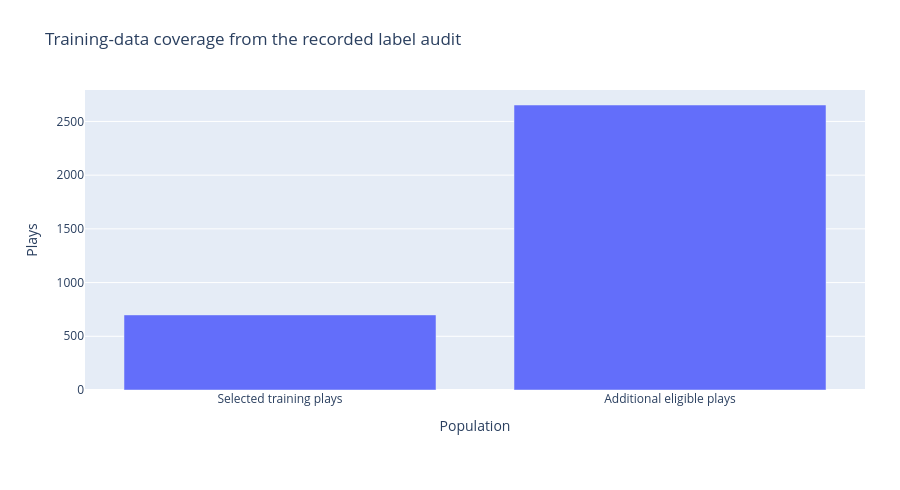

The cell this chart's notebook holds for it:
### Markdown cell above
## 5. Training-label coverage and unfinished research

The label audit reports eligible data, not that larger-data models have been fitted. Readiness-only studies have no accuracy claim.

### Code cell
labels=E.get('label_readiness',{})
keys=['selected_training_plays','additional_label_eligible_plays']
fig=go.Figure(go.Bar(x=['Selected training plays','Additional eligible plays'],y=[labels.get(k,0) for k in keys]))
show(style(fig,'Training-data coverage from the recorded label audit','Population','Plays'))
for s in S:
    if s.get('status')=='no_published_accuracy_summary':
        print('Study',s['round'],': readiness only; no published accuracy result')

### Figure 1 — Plotly figure (JSON) as saved in the notebook; plotly's stock layout.template omitted (floating-point values rounded to 4 significant figures)
{"data": [{"x": ["Selected training plays", "Additional eligible plays"], "y": [699, 2653], "type": "bar"}], "layout": {"margin": {"l": 85, "r": 35, "t": 90, "b": 100}, "legend": {"title": {"text": "Model arm"}}, "title": {"text": "Training-data coverage from the recorded label audit"}, "xaxis": {"title": {"text": "Population"}}, "yaxis": {"title": {"text": "Plays"}}, "height": 490}}
